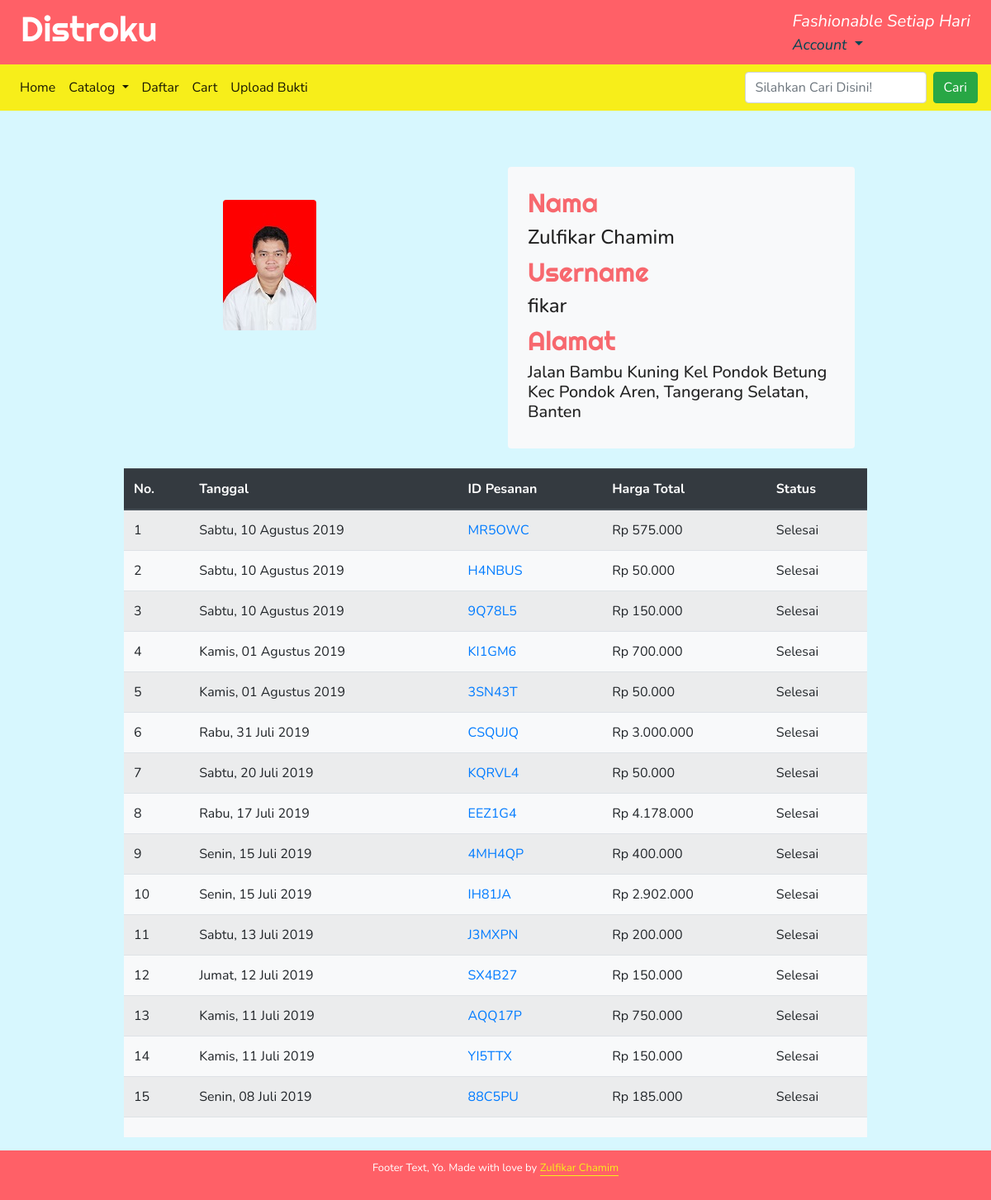
Page /akun/ (signed in) on the committed database.
### menu/models.py (models this page shows, shortened)
class UserProfileInfo(models.Model):
    user = models.OneToOneField(User, on_delete=models.CASCADE)
    alamat = models.TextField(max_length=128)
    Provinsi = models.CharField(max_length=64)
    Kota = models.CharField(max_length=64)
    Kecamatan = models.CharField(max_length=64)
    Kelurahan = models.CharField(max_length=64)
    profile_pic = models.ImageField(upload_to ='profile/profile_pics', blank=True)

### orders/models.py (models this page shows, shortened)
class order(models.Model):
    user = models.ForeignKey(User, on_delete=models.CASCADE,null=True, blank=True)
    order_id = models.CharField(max_length=120, default='test', unique=True)
    Cart = models.ForeignKey(cart, on_delete=models.CASCADE)
    status = models.CharField(max_length=120, default='Mulai', choices=pilihanStatus)
    timestamp = models.DateTimeField(auto_now_add=True, auto_now=False)
    updated = models.DateTimeField(auto_now_add=False, auto_now=True)
    buktiPembayaran = models.FileField(upload_to = 'bukti_pembayaran/', blank=True, null=True)

### cart/models.py (models this page shows, shortened)
class cart(models.Model):
    total = models.DecimalField(max_digits=100, decimal_places=2, default=0.00)
    timestamp = models.DateTimeField(auto_now_add=True, auto_now=False)
    update = models.DateTimeField(auto_now_add=False, auto_now=True)
    active = models.BooleanField(default=True)

### orders/views.py (the view)
# urls.py: path('akun/', orders, name='akun'),
def orders(request):
    profile = User.objects.select_related('userprofileinfo').get(id=request.user.id)
    orderan = order.objects.filter(user__id = request.user.id).order_by('-timestamp')
    context = {
        'profile':profile,
        'orderan':orderan,
    }
    template = 'orders/user.html'
    return render(request, template, context)

### orders/templates/orders/user.html (shortened to what this page needs)
{% extends 'base.html' %}
{% load humanize %}
{% load thumbnail %}
{% block content %}
<div class="container-fluid w-75">
    <div class="row">
        <div class="col-md-6 pt-3">
            <div class="w-50 mx-auto mt-4">
                {% if profile.userprofileinfo.profile_pic %}
                {% thumbnail profile.userprofileinfo.profile_pic "200x200" crop="center" as im %}
                <img src="{{ im.url }}" width="{{ im.width }}" height="{{ im.height }}" class="rounded">
                {% endthumbnail %}
            </div>
        </div>
        {% endif %}
        <div class="col-md-6">
            <div class="bg-light p-4 rounded mb-4">
                <h3>Nama</h3>
                <h4>{{profile.first_name}} {{profile.last_name}}</h4>
                <h3>Username</h3>
                <h4>{{profile.username}}</h4>
                <h3>Alamat</h3>
                <h5>{{profile.userprofileinfo.alamat}} Kel {{profile.userprofileinfo.Kelurahan}}
                    Kec {{profile.userprofileinfo.Kecamatan}}, {{profile.userprofileinfo.Kota}},
                    {{profile.userprofileinfo.Provinsi}}</h5>
            </div>
        </div>
    </div>
    <div class="row">
        <table class="table table-striped mx-auto mt-20 w-100 bg-light link-dark">
            <thead class="thead-dark">
                <th>No.</th>
                <th>Tanggal</th>
                <th>ID Pesanan</th>
                <th>Harga Total</th>
                <th>Status</th>
            </thead>
            <tfoot>
                <tr>
                    <td></td>
                    <td></td>
                    <td></td>
                    <td></td>
                    <td></td>
                </tr>
            </tfoot>
            {% for i in orderan %}
            <tr>
                <td>{{forloop.counter}}</td>
                <td>{{i.timestamp|date:"l, d F Y"}}</td>
                <td><a href="{% url 'orders:lihatOrder' i.order_id i.user.get_username %}">{{i.order_id}}</a></td>
                <td>Rp {{ i.Cart.total|floatformat|intcomma }}</td>
                {% if i.status == "Selesai"  %}
                <td>Selesai</td>
                {% else %}
                <td>Belum Selesai</td>
                {% endif %}
            </tr>
            {% endfor %}
        </table>
    </div>
</div>
{% endblock content %}

### templates/base.html (shortened to what this page needs)
{% load static %}
{% load humanize %}
<!DOCTYPE html>
<html lang="en">
<head>
  <link rel="stylesheet" href="//maxcdn.bootstrapcdn.com/font-awesome/4.3.0/css/font-awesome.min.css">
  <link rel="stylesheet" href="https://stackpath.bootstrapcdn.com/bootstrap/4.3.1/css/bootstrap.min.css"
>
  <link rel="stylesheet" href="{% static 'css/styles.css' %}">
</head>
<body>
  <header class="header">
    <div class="container">
      <h1 class="site-title">Distroku</h1>
      <div class="site-tagline">
        <span class="site-tagline">Fashionable Setiap Hari</span><br>
        <div class="loginLogout">
          {% if user.is_authenticated %}
          <div class="dropdown show">
              <a class="dropdown-toggle" href="#" role="button" id="dropdownMenuLink" data-toggle="dropdown" aria-haspopup="true" aria-expanded="false">
                Account
              </a>
            </div>
          {% else %}
          <a href="{% url 'user_login' %}">Login</a>
          {% endif %}
        </div>
      </div>
    </div>
  </header>
  <nav class="navbar navbar-expand-lg navbar-light">
    <div class="collapse navbar-collapse" id="navbarSupportedContent">
      <ul class="navbar-nav mr-auto">
        <li class="nav-item active">
          <a class="nav-link" href="{% url 'index' %}">Home</a>
        </li>
        <li class="nav-item dropdown active">
          <a class="nav-link dropdown-toggle" href="{% url 'menu:category' 'semua' %}" id="navbarDropdown" role="button"
            data-toggle="dropdown" aria-haspopup="true" aria-expanded="false">
            Catalog
          </a>
        </li>
        <li class="nav-item active">
          <a class="nav-link" href="{% url 'register' %}">Daftar</a>
        </li>
        <li class="nav-item active">
          <a class="nav-link" href="{% url 'cart:cart' %}">Cart </a>
        </li>
        {% if user.is_authenticated %}
        <li class="nav-item active">
          <a class="nav-link" href="{% url 'orders:uploadBukti' %}">Upload Bukti</a>
        </li>
        {% endif %}
      </ul>
      <form class="form-inline my-2 my-lg-0" method="GET" action="{% url 'cari' %}">
        <input class="form-control mr-sm-2" type="text" name="cari" class="searchTerm"
          placeholder="Silahkan Cari Disini!" aria-label="Search">
        <button type="submit" class="btn btn-success my-2 my-sm-0">Cari</button>
      </form>
    </div>
  </nav>
  <section class="content">
    <article class="post">
    </article>
    <div class="konten">
      {% block content %}
      {% endblock content %}
    </div>
  </section>
  <footer class="footer">
    <div class="container">
      <p>Footer Text, Yo. Made with love by <a href="http://zulfikarchamim.blogspot.com">Zulfikar Chamim</a></p>
    </div>
  </footer>
</body>
</html>

### static/css/styles.css (style rules this page uses)
body { background: #D7F7FE; font-family: "Nunito", sans-serif; color: #222; }
* { box-sizing: border-box; }
.container { max-width: 75em; margin: 0 auto; }
.header { background: #FF6067; color: white; padding: 0.625em; }
.header .container { display: flex; flex-direction: row; justify-content: space-between; align-items: center; flex-wrap: wrap; }
.header .site-title, .header .site-tagline { font-weight: 400; }
.site-title, h1, h2, h3 { font-family: "Righteous", sans-serif; font-size: 2.625em; color: #024654; }
h3 { font-size: 2em; color: #f7686e; }
.site-title { color: white; }
.site-tagline { font-size: 1.125em; font-style: italic; }
.post { padding: 1.875em; }
.footer { background: #FF6067; color: white; padding: 0.9375em; text-align: center; font-size: 0.8125em; }
.footer a { color: #F7EE1A; text-decoration: none; border-bottom: 1px solid; }
.loginLogout a { color: #024654; }
.navbar { background-color: #F7EE1A; }
.navbar a { color: #011d23; }

### rows in the picture
order: timestamp "Sabtu, 10 Agustus 2019", order_id "MR5OWC", Cart.total "575.000", status "Selesai"
order: timestamp "Sabtu, 10 Agustus 2019", order_id "H4NBUS", Cart.total "50.000", status "Selesai"
order: timestamp "Sabtu, 10 Agustus 2019", order_id "9Q78L5", Cart.total "150.000", status "Selesai"
order: timestamp "Kamis, 01 Agustus 2019", order_id "KI1GM6", Cart.total "700.000", status "Selesai"
order: timestamp "Kamis, 01 Agustus 2019", order_id "3SN43T", Cart.total "50.000", status "Selesai"
order: timestamp "Rabu, 31 Juli 2019", order_id "CSQUJQ", Cart.total "3.000.000", status "Selesai"
order: timestamp "Sabtu, 20 Juli 2019", order_id "KQRVL4", Cart.total "50.000", status "Selesai"
order: timestamp "Rabu, 17 Juli 2019", order_id "EEZ1G4", Cart.total "4.178.000", status "Selesai"
order: timestamp "Senin, 15 Juli 2019", order_id "4MH4QP", Cart.total "400.000", status "Selesai"
order: timestamp "Senin, 15 Juli 2019", order_id "IH81JA", Cart.total "2.902.000", status "Selesai"
order: timestamp "Sabtu, 13 Juli 2019", order_id "J3MXPN", Cart.total "200.000", status "Selesai"
order: timestamp "Jumat, 12 Juli 2019", order_id "SX4B27", Cart.total "150.000", status "Selesai"
order: timestamp "Kamis, 11 Juli 2019", order_id "AQQ17P", Cart.total "750.000", status "Selesai"
order: timestamp "Kamis, 11 Juli 2019", order_id "YI5TTX", Cart.total "150.000", status "Selesai"
order: timestamp "Senin, 08 Juli 2019", order_id "88C5PU", Cart.total "185.000", status "Selesai"

### other values in the picture
{{ profile.first_name }} "Zulfikar"
{{ profile.last_name }} "Chamim"
{{ profile.username }} "fikar"
{{ profile.userprofileinfo.alamat }} "Jalan Bambu Kuning"
{{ profile.userprofileinfo.Kelurahan }} "Pondok Betung"
{{ profile.userprofileinfo.Kecamatan }} "Pondok Aren"
{{ profile.userprofileinfo.Kota }} "Tangerang Selatan"
{{ profile.userprofileinfo.Provinsi }} "Banten"
